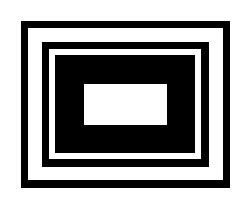
#> input picture images/A_Black_and_White_rectangular_Monochrome_Bitmap.jpeg, 250 x 208 px
$ python -i pysift.py   (imports and definitions only)
#> lines starting #> are read from the running program, lines starting #| are printed output that depends on the picture
from numpy import all, any, array, arctan2, cos, sin, exp, dot, log, logical_and, roll, sqrt, stack, trace, unravel_index, pi, deg2rad, rad2deg, where, zeros, floor, full, nan, isnan, round, float32
from numpy.linalg import det, lstsq, norm
from cv2 import resize, GaussianBlur, subtract, KeyPoint, INTER_LINEAR, INTER_NEAREST
from functools import cmp_to_key
import logging


# Global variables

logger = logging.getLogger(__name__)
float_tolerance = 1e-7


# Main function

def generateBaseImage(image, sigma, assumed_blur):
    #Generate base image from input image by upsampling by 2 in both directions and blurring

    logger.debug('Generating base image...')
    image = resize(image, (0, 0), fx=2, fy=2, interpolation=INTER_LINEAR)
    sigma_diff = sqrt(max((sigma ** 2) - ((2 * assumed_blur) ** 2), 0.01))
    return GaussianBlur(image, (0, 0), sigmaX=sigma_diff, sigmaY=sigma_diff)  # the image blur is now sigma instead of assumed_blur

def computeNumberOfOctaves(image_shape):
    #Compute number of octaves in image pyramid as function of base image shape (OpenCV default)

    return int(round(log(min(image_shape)) / log(2) - 1))

def generateGaussianKernels(sigma, num_intervals):
    #Generate list of gaussian kernels at which to blur the input image. Default values of sigma, intervals, and octaves follow section 3 of Lowe's paper.

    logger.debug('Generating scales...')
    num_images_per_octave = num_intervals + 3
    k = 2 ** (1. / num_intervals)
    gaussian_kernels = zeros(num_images_per_octave)  # scale of gaussian blur necessary to go from one blur scale to the next within an octave
    gaussian_kernels[0] = sigma

    for image_index in range(1, num_images_per_octave):
        sigma_previous = (k ** (image_index - 1)) * sigma
        sigma_total = k * sigma_previous
        gaussian_kernels[image_index] = sqrt(sigma_total ** 2 - sigma_previous ** 2)
    return gaussian_kernels

def generateGaussianImages(image, num_octaves, gaussian_kernels):
    #Generate scale-space pyramid of Gaussian images

    logger.debug('Generating Gaussian images...')
    gaussian_images = []

    for octave_index in range(num_octaves):
        gaussian_images_in_octave = []
        gaussian_images_in_octave.append(image)  # first image in octave already has the correct blur
        for gaussian_kernel in gaussian_kernels[1:]:
            image = GaussianBlur(image, (0, 0), sigmaX=gaussian_kernel, sigmaY=gaussian_kernel)
            gaussian_images_in_octave.append(image)
        gaussian_images.append(gaussian_images_in_octave)
        octave_base = gaussian_images_in_octave[-3]
        image = resize(octave_base, (int(octave_base.shape[1] / 2), int(octave_base.shape[0] / 2)), interpolation=INTER_NEAREST)
    return array(gaussian_images,dtype=object)

def generateDoGImages(gaussian_images):
    #Generate Difference-of-Gaussians image pyramid

    logger.debug('Generating Difference-of-Gaussian images...')
    dog_images = []

    for gaussian_images_in_octave in gaussian_images:
        dog_images_in_octave = []
        for first_image, second_image in zip(gaussian_images_in_octave, gaussian_images_in_octave[1:]):
            dog_images_in_octave.append(subtract(second_image, first_image))  # ordinary subtraction will not work because the images are unsigned integers
        dog_images.append(dog_images_in_octave)
    return array(dog_images, dtype=object)


# [310 lines left out: functions findScaleSpaceExtrema, isPixelAnExtremum, localizeExtremumViaQuadraticFit, computeGradientAtCenterPixel, computeHessianAtCenterPixel, computeKeypointsWithOrientations and 5 more, not called in this run]


def computeKeypointsAndDescriptors(image, sigma=1.6, num_intervals=3, assumed_blur=0.5, image_border_width=5):
    """Compute SIFT keypoints and descriptors for an input image
    """
    image = image.astype('float32')
    base_image = generateBaseImage(image, sigma, assumed_blur)
    num_octaves = computeNumberOfOctaves(base_image.shape)
    gaussian_kernels = generateGaussianKernels(sigma, num_intervals)
    gaussian_images = generateGaussianImages(base_image, num_octaves, gaussian_kernels)
    dog_images = generateDoGImages(gaussian_images)
    keypoints = findScaleSpaceExtrema(gaussian_images, dog_images, num_intervals, sigma, image_border_width)
    keypoints = removeDuplicateKeypoints(keypoints)
    keypoints = convertKeypointsToInputImageSize(keypoints)
    descriptors = generateDescriptors(keypoints, gaussian_images)
    return keypoints, descriptors

>>> import cv2
>>> picture = cv2.imread('images/A_Black_and_White_rectangular_Monochrome_Bitmap.jpeg')
#> picture is the input picture: shape (208, 250, 3); min 0, max 255, mean 158.2
>>> result = computeKeypointsAndDescriptors(picture)
#> in generateBaseImage, `image = resize(image, (0, 0), fx=2, fy=2, interpolation=INTER_LINEAR)`:
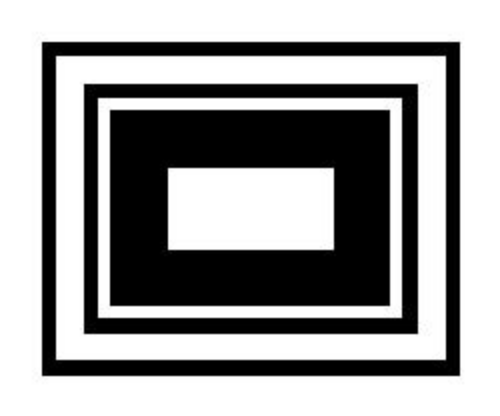
#> image: shape (416, 500, 3) float32; min 0, max 255, mean 158.2
#> in generateBaseImage, `return GaussianBlur(image, (0, 0), sigmaX=sigma_diff, sigmaY=sigma_diff)`:
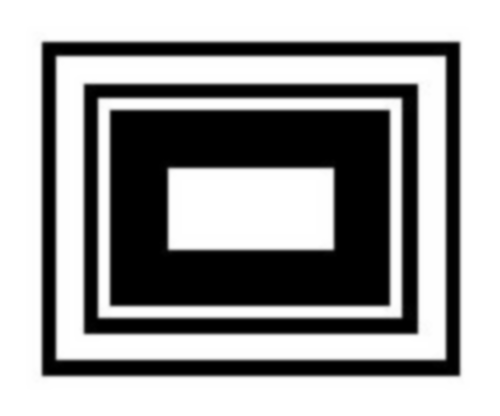
#> returned value: shape (416, 500, 3) float32; min 0, max 255, mean 158.2
#> the loop in generateGaussianImages, `for octave_index in range(num_octaves):` made 1 pass
#> pass 1, in generateGaussianImages, `octave_base = gaussian_images_in_octave[-3]`:
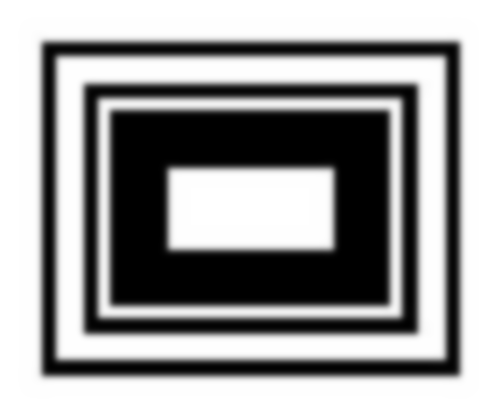
#> octave_base: shape (416, 500, 3) float32; min 0, max 255, mean 158.2; drawn with min black and max white
#> pass 1, in generateGaussianImages, `image = resize(octave_base, (int(octave_base.shape[1] / 2), int(octave..`:
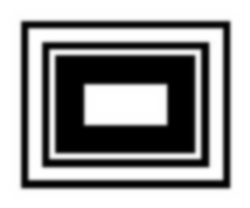
#> image: shape (208, 250, 3) float32; min 0, max 255, mean 158.2; drawn with min black and max white
#> after the loop in generateGaussianImages, `for octave_index in range(num_octaves):`: gaussian_images = 1 item
#> the loop in generateDoGImages, `for gaussian_images_in_octave in gaussian_images:` made 1 pass
#> after the loop in generateDoGImages, `for gaussian_images_in_octave in gaussian_images:`: dog_images = []
#> (the run stopped early here; a loop or call above may not have finished)
